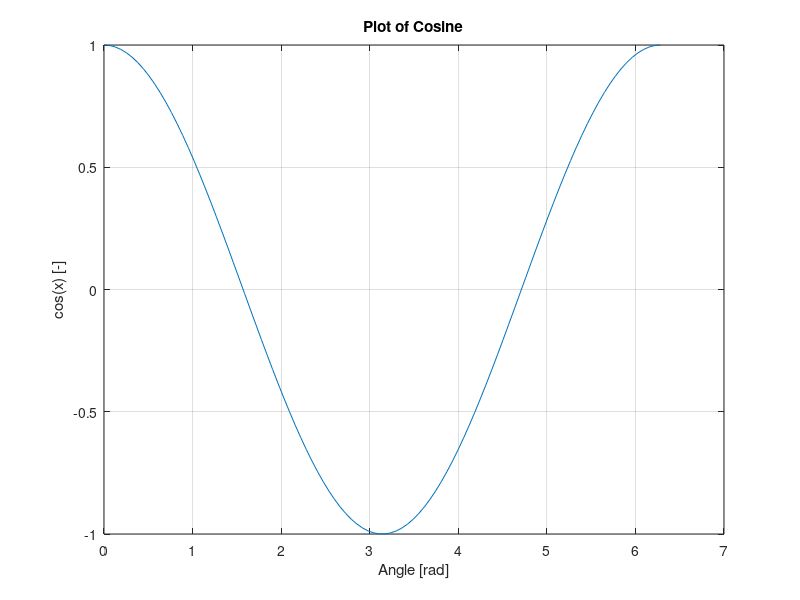

Here is the MATLAB script that generated this plot:
x = linspace(0, 2*pi);
y = cos(x);
plot(x, y)

xlabel('Angle [rad]')
ylabel('cos(x) [-]')
title('Plot of Cosine')

grid('on')
